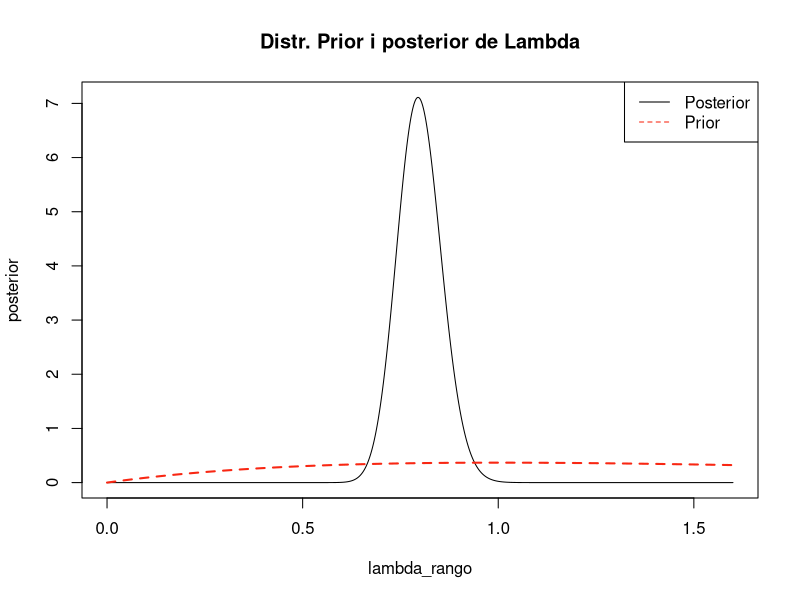
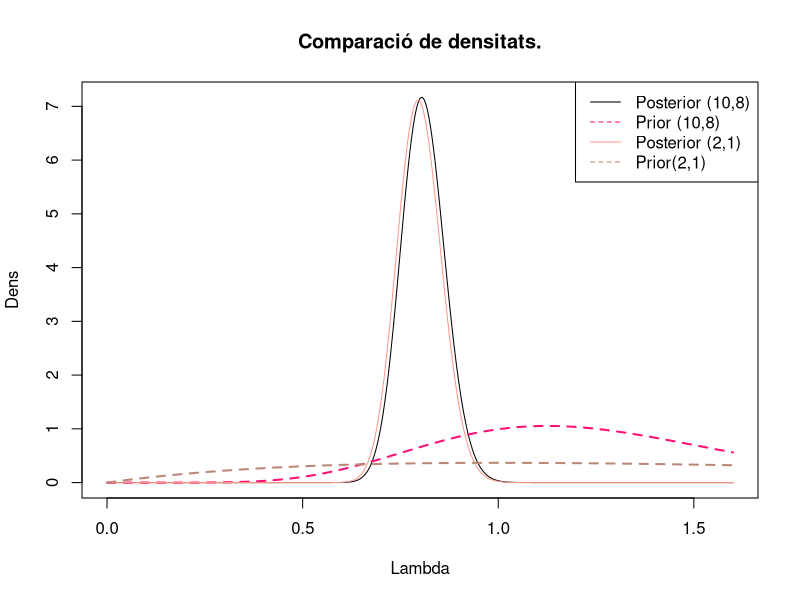
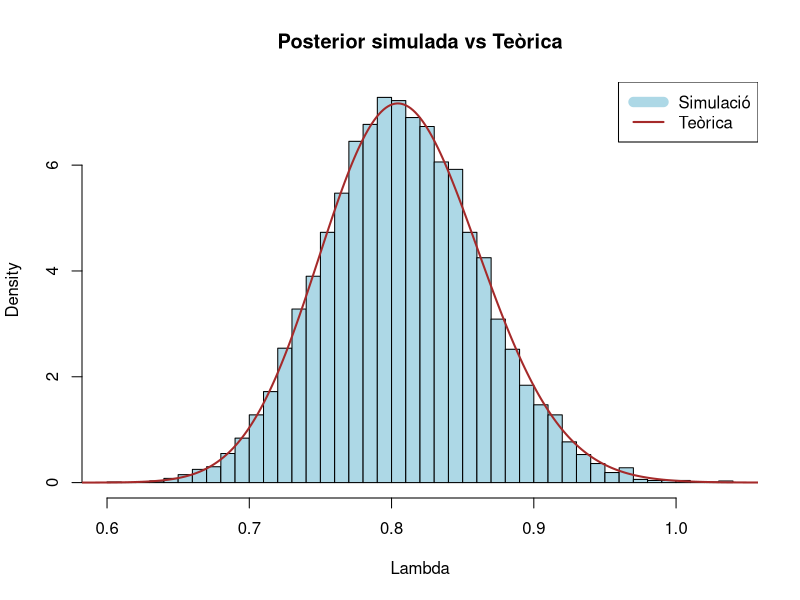

Recreate these plots in R, in order.
## ---- chunk 1
set.seed(123)
lambda_real <- 0.8
x <- rexp(200, rate=lambda_real)
## ---- chunk 2
alpha_prior=2
beta_prior=1

alpha_post=length(x)+alpha_prior
beta_post=sum(x)+beta_prior
lambda_rango=seq(0,1.6,length.out=1000)

posterior=dgamma(lambda_rango,alpha_post,beta_post)
prior=dgamma(lambda_rango,alpha_prior,beta_prior)

plot(lambda_rango,posterior,type = "l",main="Distr. Prior i posterior de Lambda")
lines(lambda_rango,prior, col="#f82713", lwd = 2, lty = 2)
legend("topright", legend=c("Posterior", "Prior"), col=c("black","#f82713"), lty=c(1,2))
## ---- chunk 3
alpha_prior2=10
beta_prior2=8

alpha_post2=length(x)+alpha_prior2
beta_post2=sum(x)+beta_prior2

lambda_rango=seq(0,1.6,length.out=1000)

posterior2=dgamma(lambda_rango,alpha_post2,beta_post2)
prior2=dgamma(lambda_rango,alpha_prior2,beta_prior2)

plot(lambda_rango,posterior2,type = "l",main="Comparació de densitats.",col="black",
     xlab= "Lambda",ylab = "Dens",
     ylim=c(0,max(posterior2,posterior)))
lines(lambda_rango,prior2, col="#f17", lwd = 2, lty = 2)

lines(lambda_rango,posterior, col="#f98")
lines(lambda_rango,prior, col="#b87", lwd = 2, lty = 2)


legend("topright", 
       legend=c("Posterior (10,8)", "Prior (10,8)","Posterior (2,1)","Prior(2,1)")
       ,col=c("black","#f17","#f98","#b87"), lty=c(1,2))
## ---- chunk 4
esp_lambda= alpha_post2/beta_post2
lambda_IC=qgamma(c(0.025, 0.975), shape = alpha_post2, rate = beta_post2)

esp_lambda
lambda_IC
## ---- chunk 5
sim=rgamma(10000, shape = alpha_post2, rate = beta_post2)
IC_sim=quantile(sim, probs = c(0.025, 0.975));IC_sim

#Grafiquem:

hist(sim, breaks = 50, prob = TRUE, 
     main = "Posterior simulada vs Teòrica",
     xlab = "Lambda",
     col = "lightblue")
lines(lambda_rango,posterior2,col="brown",lwd=2)

legend("topright", legend = c("Simulació", "Teòrica"), 
       col = c("lightblue", "brown"), 
       lwd = c(10, 2))
